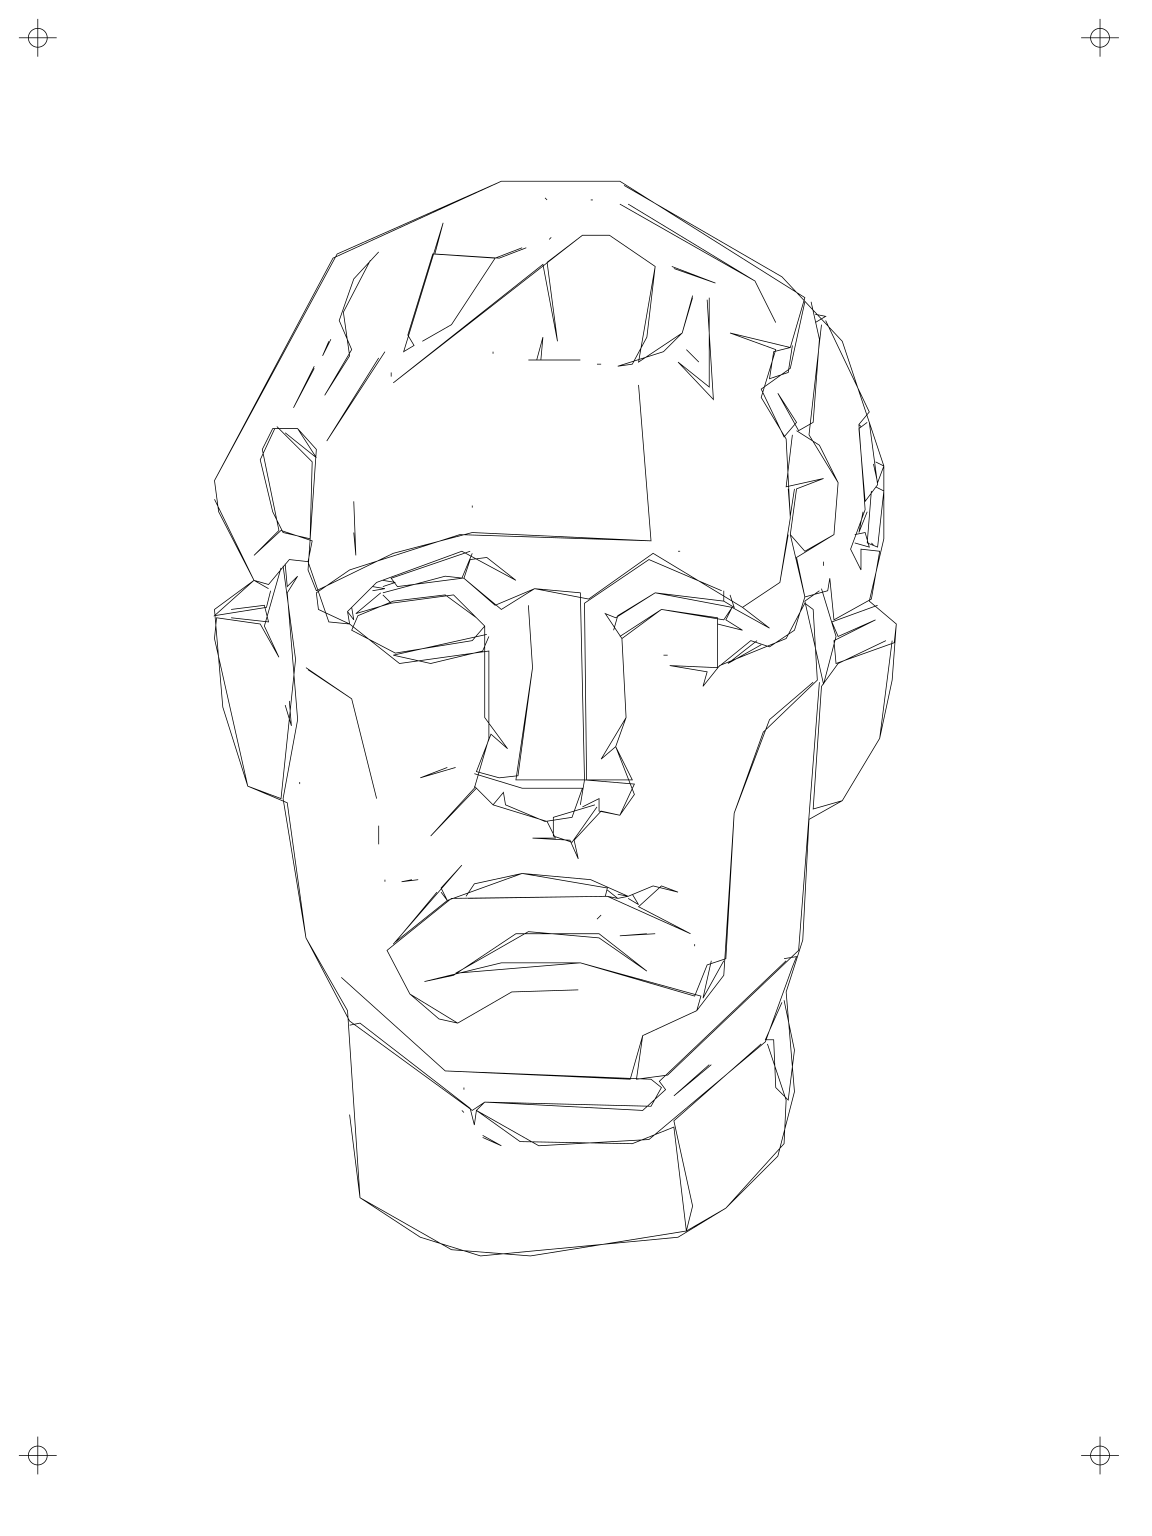

Generate this figure with Python:
from AxiSurface import AxiSurface, Path, convert
import cv2

margin = [10, 10]
marks = 5
image_file = 'contour.png'
scale = 0.55

vector_paths = convert.ImageDrawingToPath(image_file, translate=margin, scale=scale)
coorners = convert.ImageSurfaceCoorners(image_file, translate=margin, scale=scale)

path = Path(vector_paths)
axi = AxiSurface(size='12in x 16in')

for coorner in coorners:
    axi.circle( center=coorner, radius=marks*0.5)
    axi.line( [coorner[0]-marks, coorner[1]], [coorner[0]+marks, coorner[1]])
    axi.line( [coorner[0], coorner[1]-marks], [coorner[0], coorner[1]+marks])

axi.path( Path(vector_paths).getSimplify(2.0).getSorted())

axi.toSVG('contour.svg')
axi.toPNG('contour_svg.png', scale=4)
